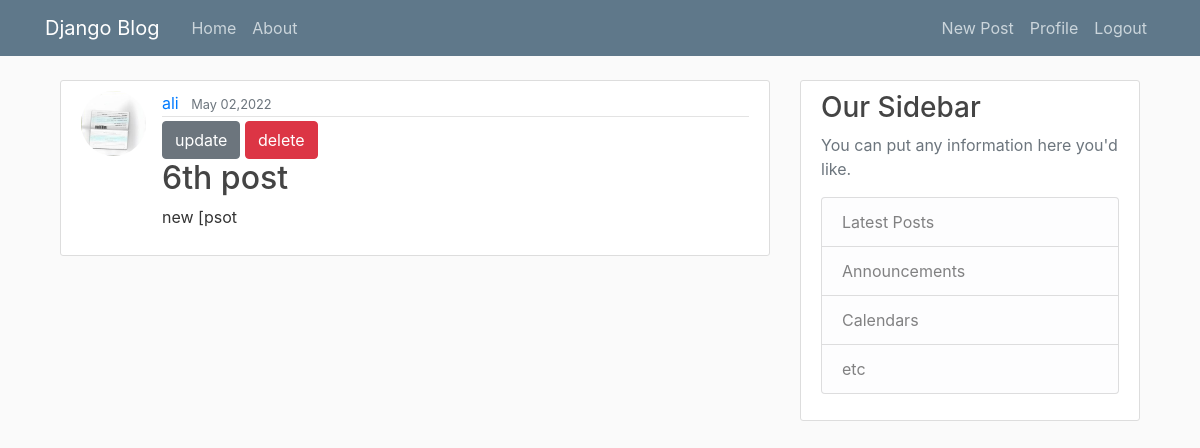
Screenshot of /post/6 (signed in) with the database file from the repository.
### blog/models.py (models this page shows, shortened)
class Post(models.Model):
    title = models.CharField(max_length=100)
    content = models.TextField()
    time = models.DateTimeField(default=timezone.now)
    author = models.ForeignKey(User, on_delete=models.CASCADE)

### users/models.py (models this page shows, shortened)
class UserProfile(models.Model):
    user=models.OneToOneField(User,on_delete=models.CASCADE)
    image = models.ImageField(default="default.jpg",upload_to='profile-pics')

### blog/views.py (the view)
# urls.py: path('post/<int:pk>', PostDetailView.as_view(), name="post-detail"),
class PostDetailView(LoginRequiredMixin,DetailView):
    model = Post

### blog/templates/blog/post_detail.html
{% extends 'blog/base.html' %}
{% block content %}
      <article class="media content-section">
        <img class="rounded-circle article-img" src="{{ post.author.userprofile.image.url }}"/>
       <div class="media-body">
         <div class="article-metadata">
           <a class="mr-2" href="{% url 'user-posts' post.author.username %}">{{ post.author }}</a>
           <small class="text-muted">{{ post.time|date:'F d,Y'}}</small>
         </div>
           {% if post.author == user %}
           <a class="btn btn-secondary" href="{%url 'post-update' post.id%}">update</a>
           <a class="btn btn-danger" href="{%url 'post-delete' post.id%}">delete</a>
           {% endif %}
        <h2><a class="article-title" href="#">{{ post.title }}</a></h2>
        <p class="article-content">{{ post.content }}</p>
    </div>
  </article>
{% endblock content %}

### blog/static/blog/main.css (style rules this page uses)
body { background: #fafafa; color: #333333; margin-top: 5rem; }
h1, h2, h3, h4, h5, h6 { color: #444444; }
.content-section { background: #ffffff; padding: 10px 20px; border: 1px solid #dddddd; border-radius: 3px; margin-bottom: 20px; }
.article-title { color: #444444; }
.article-content { white-space: pre-line; }
.article-img { height: 65px; width: 65px; margin-right: 16px; }
.article-metadata { padding-bottom: 1px; margin-bottom: 4px; border-bottom: 1px solid #e3e3e3 }

### rows the page displays
Post: author.userprofile.image (picture), author "ali", time "May 02,2022", title "6th post", content "new [psot"
